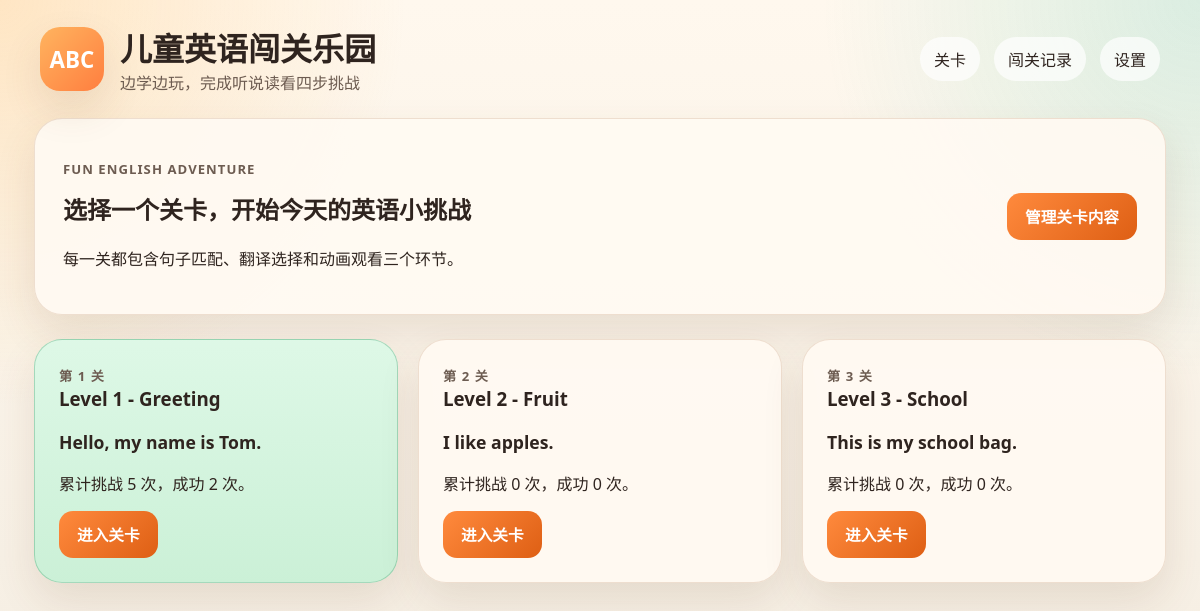
Before: / with the older database file.
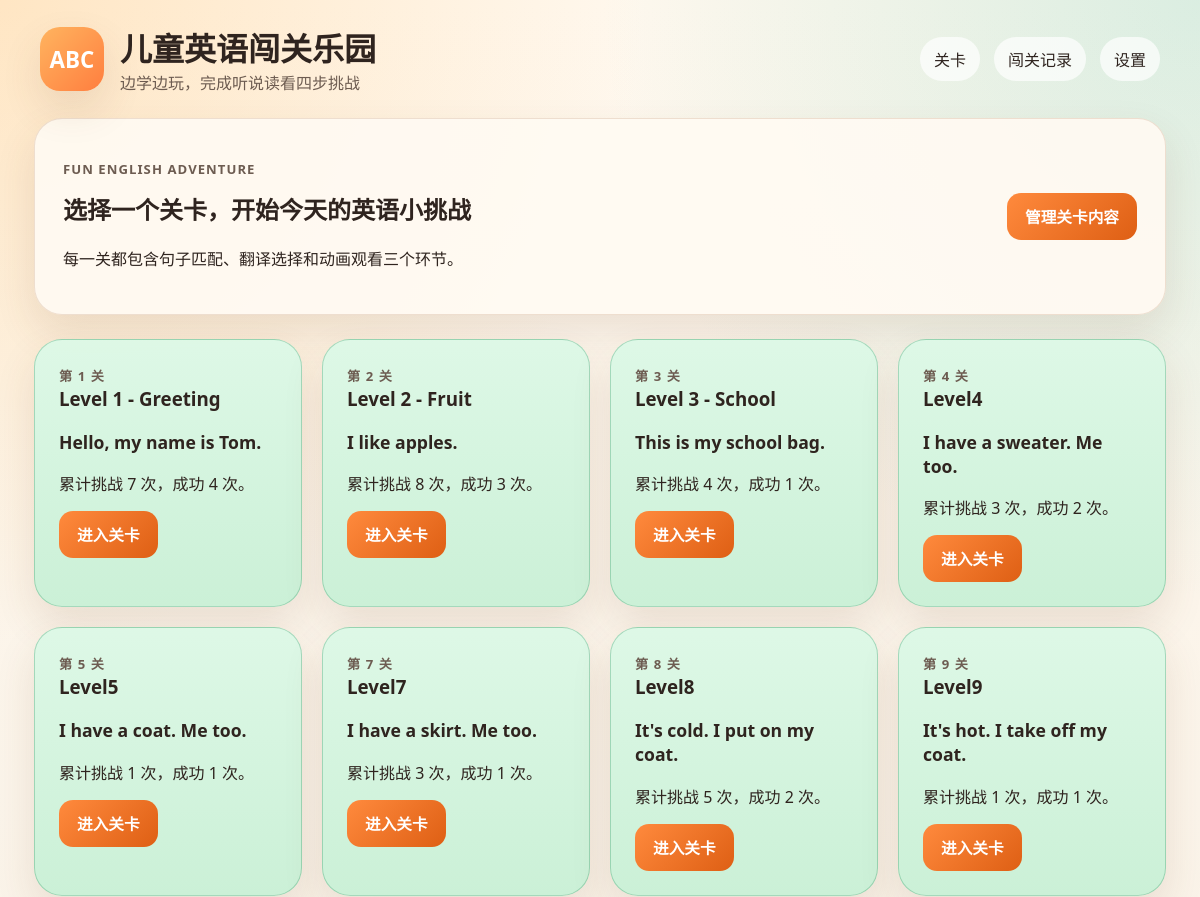
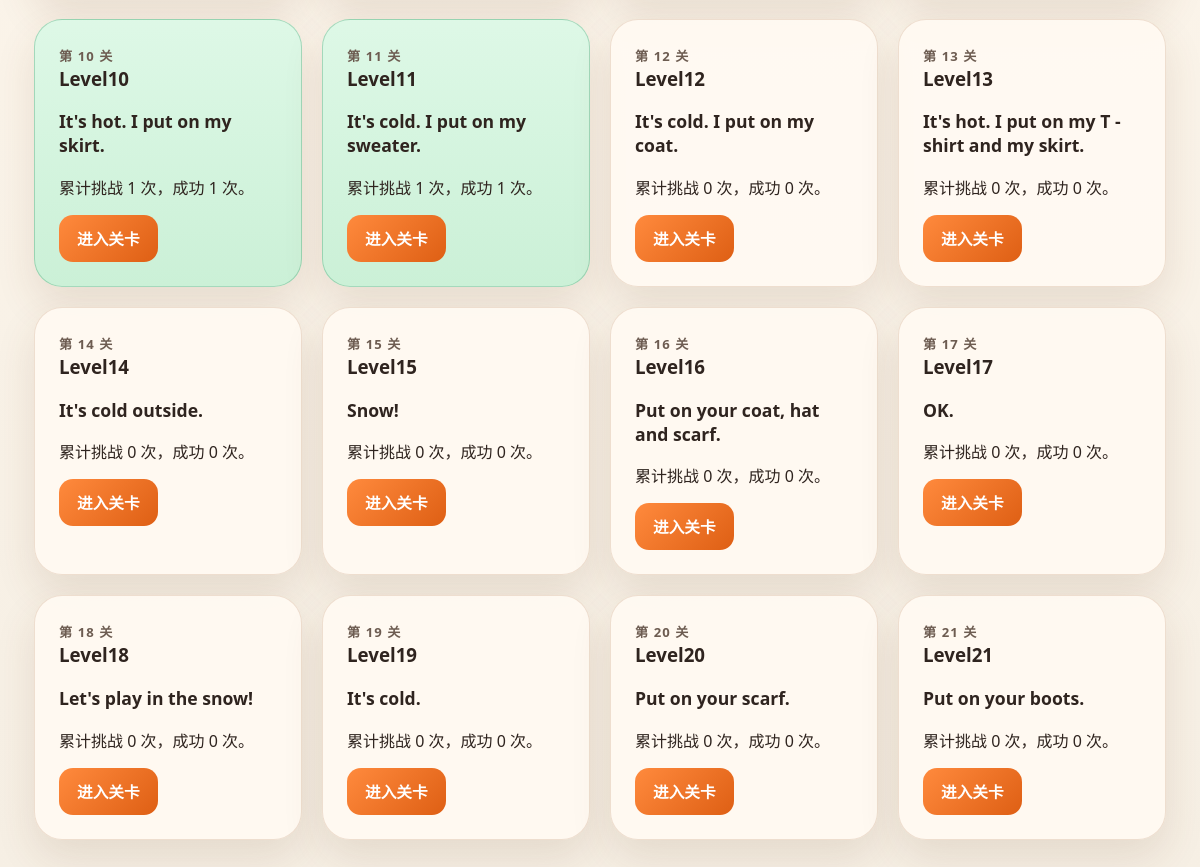
After: the same page with the newer database file (2 pictures, top to bottom).
### tables this page shows
CREATE TABLE levels (
    id INTEGER PRIMARY KEY AUTOINCREMENT,
    title TEXT NOT NULL,
    english_text TEXT NOT NULL,
    translation TEXT NOT NULL,
    options_json TEXT NOT NULL,
    video_url TEXT NOT NULL
, has_video INTEGER NOT NULL DEFAULT 1);

### app.py (the view)
@app.route("/")
def home() -> str:
    return render_template("index.html", levels=fetch_levels())

### app.py (called while the page is built)
def ensure_database() -> None:
    if not DATABASE.exists():
        init_db()
        return
    db = sqlite3.connect(DATABASE)
    migrate_db(db)
    db.commit()
    db.close()

def get_db() -> sqlite3.Connection:
    if "db" not in g:
        conn = sqlite3.connect(DATABASE)
        conn.row_factory = sqlite3.Row
        g.db = conn
    return g.db

def migrate_db(db: sqlite3.Connection) -> None:
    columns = {
        row[1] for row in db.execute("PRAGMA table_info(levels)").fetchall()
    }
    if "has_video" not in columns:
        db.execute("ALTER TABLE levels ADD COLUMN has_video INTEGER NOT NULL DEFAULT 1")

def fetch_levels() -> list[dict[str, Any]]:
    rows = get_db().execute(
        """
        SELECT
            l.*,
            COUNT(r.id) AS attempts,
            SUM(CASE WHEN r.is_completed = 1 THEN 1 ELSE 0 END) AS completions,
            MAX(r.updated_at) AS last_played
        FROM levels l
        LEFT JOIN progress_records r ON r.level_id = l.id
        GROUP BY l.id
        ORDER BY l.id
        """
    ).fetchall()
    return [dict(row) for row in rows]

@app.before_request
def before_request() -> None:
    ensure_database()

### templates/index.html (shortened to what this page needs)
{% extends "base.html" %}
{% block content %}
<section class="hero-card">
    <div>
        <p class="eyebrow">Fun English Adventure</p>
        <h2>选择一个关卡，开始今天的英语小挑战</h2>
        <p>每一关都包含句子匹配、翻译选择和动画观看三个环节。</p>
    </div>
    <a class="primary-btn" href="{{ url_for('settings') }}">管理关卡内容</a>
</section>
<section class="card-grid">
    {% for level in levels %}
    <article class="card {% if level.completions and level.completions > 0 %}completed{% endif %}">
        <span class="card-tag">第 {{ level.id }} 关</span>
        <h3>{{ level.title }}</h3>
        <p class="english-preview">{{ level.english_text }}</p>
        <p>累计挑战 {{ level.attempts or 0 }} 次，成功 {{ level.completions or 0 }} 次。</p>
        <a class="primary-btn" href="{{ url_for('level_detail', level_id=level.id) }}">进入关卡</a>
    </article>
    {% endfor %}
</section>
{% endblock %}

Changed rows visible on the page:
changed levels "Level 1 - Greeting": attempts "5" → "7"; completions "2" → "4"
changed levels "Level 2 - Fruit": attempts "0" → "8"; completions "0" → "3"
changed levels "Level 3 - School": attempts "0" → "4"; completions "0" → "1"
added levels: id "4", title "Level4", english_text "I have a sweater. Me too.", attempts "3", completions "2"
added levels: id "5", title "Level5", english_text "I have a coat. Me too.", has_video "1"
added levels: id "7", title "Level7", english_text "I have a skirt. Me too.", attempts "3", completions "1"
added levels: id "8", title "Level8", english_text "It's cold. I put on my coat.", attempts "5", completions "2"
added levels: id "9", title "Level9", english_text "It's hot. I take off my coat.", attempts "1", completions "1"
added levels: id "10", title "Level10", english_text "It's hot. I put on my skirt.", attempts "1", completions "1"
added levels: id "11", title "Level11", english_text "It's cold. I put on my sweater.", has_video "1"
added levels: id "12", title "Level12", english_text "It's cold. I put on my coat.", has_video "0"
added levels: id "13", title "Level13", english_text "It's hot. I put on my T - shirt and my skirt.", has_video "0"
added levels: id "14", title "Level14", english_text "It's cold outside.", has_video "0"
added levels: id "15", title "Level15", english_text "Snow!", has_video "0"
added levels: id "16", title "Level16", english_text "Put on your coat, hat and scarf.", has_video "0"
added levels: id "17", title "Level17", english_text "OK.", has_video "0"
added levels: id "18", title "Level18", english_text "Let's play in the snow!", has_video "0"
added levels: id "19", title "Level19", english_text "It's cold.", has_video "0"
added levels: id "20", title "Level20", english_text "Put on your scarf.", has_video "0"
added levels: id "21", title "Level21", english_text "Put on your boots.", has_video "0"
